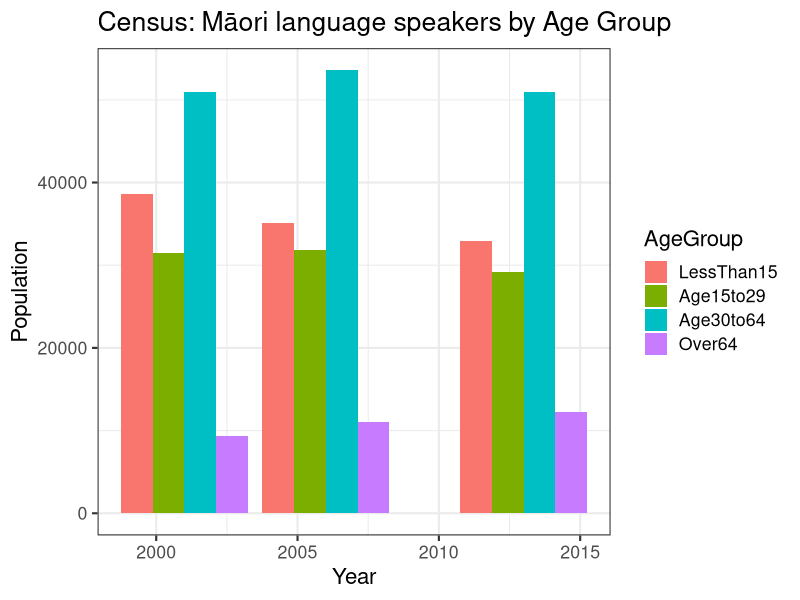
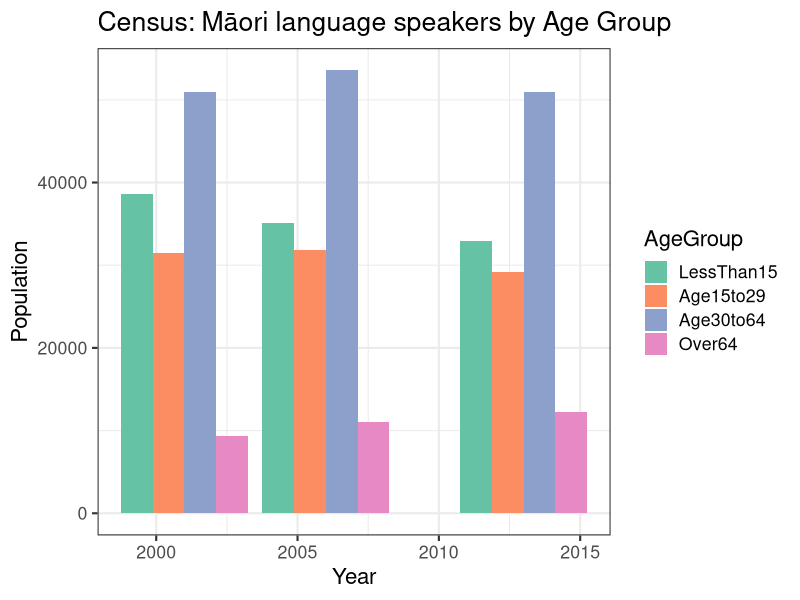

Write R code to recreate these figures, in order.
### start  R script 003 - Maori Stats 2013  Peter J Keegan  30 Dec 2013 ####
## New Zealand Census Data, No. of Maori language speakers by 4 age Groups, 2001 to 2013 ##
#
library(ggplot2)
library(reshape2)
#
# Create vectors of NZ Census Data, Maori speakers by age group by year
#
Year <- c(2001,2006,2013)
LessThan15 <- c(38673,35151,32961)
Age15to29 <- c(31479,31860,29232)
Age30to64 <- c(50967,53574,50910) 
Over64 <- c(9363,11031,12249)
#
# Combine to dataframe
#
d003 <- data.frame(Year, LessThan15, Age15to29, Age30to64, Over64)
#
rm(Year, LessThan15, Age15to29, Age30to64, Over64)  # Get rid of redundant vectors
#
# Convert data from wide to long format
#
d004 <- melt(d003, id.vars="Year")
names(d004) <- c("Year", "AgeGroup", "Population")
#
#  plot
#
ggplot(d004, aes(x=Year, y=Population, fill=AgeGroup)) +geom_bar(position="dodge", stat="identity") + theme_bw(base_size = 16) + ggtitle("Census: Māori language speakers by Age Group")
#
#  change plot colours
#
plot04b <- ggplot(d004, aes(x=Year, y=Population, fill=AgeGroup)) +geom_bar(position="dodge", stat="identity")
plot04b + scale_fill_brewer(palette="Set2")  + theme_bw(base_size = 16) + ggtitle("Census: Māori language speakers by Age Group")
#
#
#
##
### end of script ###


